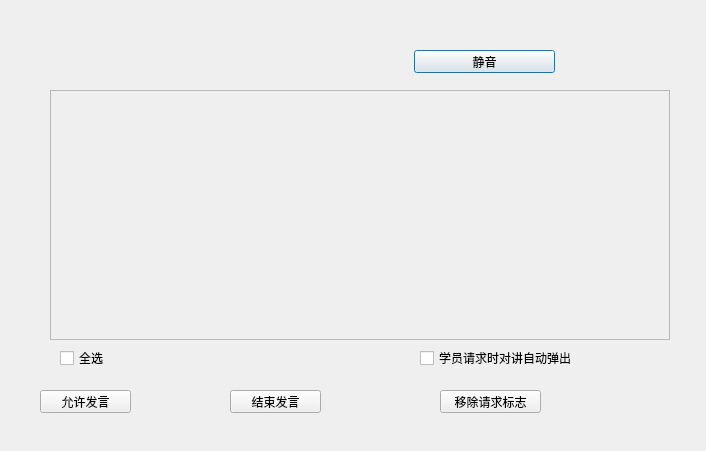
<?xml version="1.0" encoding="UTF-8"?>
<ui version="4.0">
 <class>TalkbackView</class>
 <widget class="QDialog" name="TalkbackView">
  <property name="geometry">
   <rect>
    <x>0</x>
    <y>0</y>
    <width>706</width>
    <height>451</height>
   </rect>
  </property>
  <property name="windowTitle">
   <string>      对讲操作</string>
  </property>
  <property name="layoutDirection">
   <enum>Qt::LeftToRight</enum>
  </property>
  <widget class="QPushButton" name="quit_btn">
   <property name="geometry">
    <rect>
     <x>414</x>
     <y>50</y>
     <width>141</width>
     <height>23</height>
    </rect>
   </property>
   <property name="cursor">
    <cursorShape>PointingHandCursor</cursorShape>
   </property>
   <property name="text">
    <string>静音</string>
   </property>
  </widget>
  <widget class="QPushButton" name="allow_btn">
   <property name="geometry">
    <rect>
     <x>40</x>
     <y>390</y>
     <width>91</width>
     <height>23</height>
    </rect>
   </property>
   <property name="cursor">
    <cursorShape>PointingHandCursor</cursorShape>
   </property>
   <property name="text">
    <string>允许发言</string>
   </property>
  </widget>
  <widget class="QPushButton" name="stop_btn">
   <property name="geometry">
    <rect>
     <x>230</x>
     <y>390</y>
     <width>91</width>
     <height>23</height>
    </rect>
   </property>
   <property name="cursor">
    <cursorShape>PointingHandCursor</cursorShape>
   </property>
   <property name="text">
    <string>结束发言</string>
   </property>
  </widget>
  <widget class="QPushButton" name="remove_btn">
   <property name="geometry">
    <rect>
     <x>440</x>
     <y>390</y>
     <width>101</width>
     <height>23</height>
    </rect>
   </property>
   <property name="cursor">
    <cursorShape>PointingHandCursor</cursorShape>
   </property>
   <property name="text">
    <string>移除请求标志</string>
   </property>
  </widget>
  <widget class="QCheckBox" name="popup_chex">
   <property name="geometry">
    <rect>
     <x>420</x>
     <y>350</y>
     <width>171</width>
     <height>16</height>
    </rect>
   </property>
   <property name="text">
    <string>学员请求时对讲自动弹出</string>
   </property>
  </widget>
  <widget class="QScrollArea" name="scrollArea">
   <property name="geometry">
    <rect>
     <x>50</x>
     <y>90</y>
     <width>620</width>
     <height>250</height>
    </rect>
   </property>
   <property name="widgetResizable">
    <bool>true</bool>
   </property>
   <widget class="QWidget" name="scrollAreaWidgetContents_2">
    <property name="geometry">
     <rect>
      <x>0</x>
      <y>0</y>
      <width>618</width>
      <height>248</height>
     </rect>
    </property>
   </widget>
  </widget>
  <widget class="QCheckBox" name="chose_all">
   <property name="geometry">
    <rect>
     <x>60</x>
     <y>350</y>
     <width>71</width>
     <height>16</height>
    </rect>
   </property>
   <property name="text">
    <string>全选</string>
   </property>
  </widget>
  <widget class="QLabel" name="top_label">
   <property name="geometry">
    <rect>
     <x>10</x>
     <y>5</y>
     <width>681</width>
     <height>30</height>
    </rect>
   </property>
   <property name="styleSheet">
    <string notr="true"/>
   </property>
   <property name="text">
    <string/>
   </property>
  </widget>
 </widget>
 <layoutdefault spacing="6" margin="11"/>
 <resources/>
 <connections/>
</ui>
